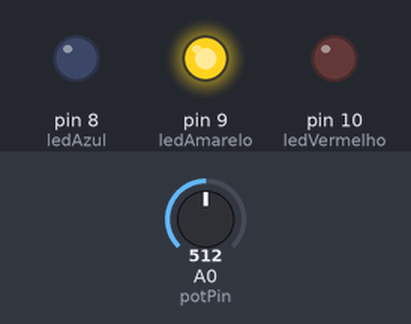
A sketch run on a simulated Arduino Uno, built with avr-gcc and run on an emulated ATmega328P. On the bench: output pins drawn as LEDs (lit = HIGH). The inputs (shaded band) are chosen by the test bench; at power-on: A0 (potPin) = 512.

Above: at 1.2 s.
1.3 s: A0 (potPin) set to 540
At 2.1 s:
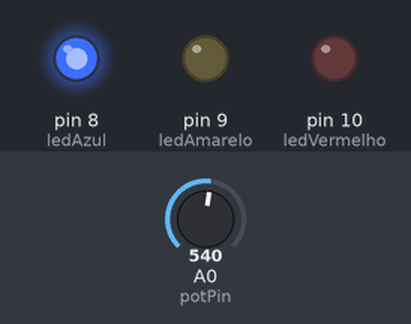
2.8 s: A0 (potPin) set to 122
At 3.2 s:
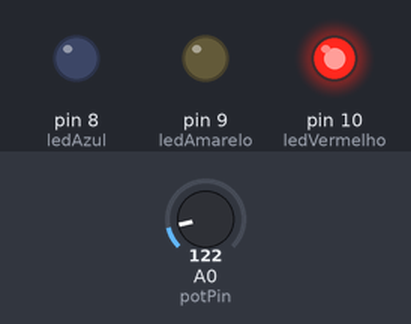
4.3 s: A0 (potPin) set to 199
5.8 s: A0 (potPin) set to 221
At 6.7 s:
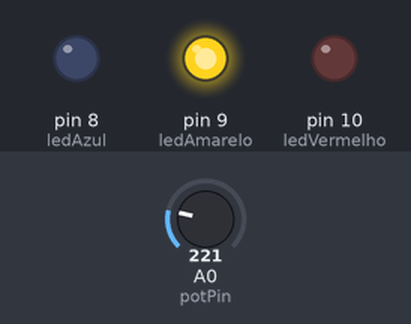
7.3 s: A0 (potPin) set to 40
At 7.8 s:
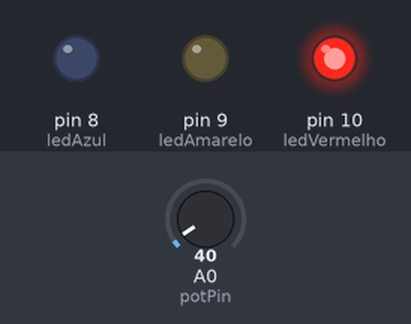
Timing chart, 0 to 9.8 s (numbered marks = the images above; inputs shaded):
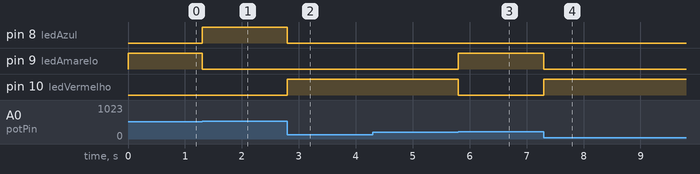

The sketch:

Level_Indicator.ino
```cpp
const int potPin = A0;
const int ledVermelho = 10;
const int ledAmarelo = 9;
const int ledAzul = 8;

void setup()
{
  Serial.begin(9600);
  pinMode(ledVermelho, OUTPUT);
  pinMode(ledAmarelo, OUTPUT);
  pinMode(ledAzul, OUTPUT);
}

void loop()
{
  int valorPot = analogRead(potPin);
  valorPot = map(valorPot, 0, 1023, 0, 100);

    if (valorPot <= 20)
    {
      digitalWrite(ledVermelho, HIGH);
    }
    else
    {
      digitalWrite(ledVermelho, LOW);
    }

    if (valorPot > 20 && valorPot <= 50)
    {
      digitalWrite(ledAmarelo, HIGH);
    }
    else
    {
      digitalWrite(ledAmarelo, LOW);
    }

    if (valorPot > 50)
    {
      digitalWrite(ledAzul, HIGH);
    }
    else
    {
      digitalWrite(ledAzul, LOW);
    }

}
```

Measured:
- the behaviour switches between 521 and 522 on A0 (potPin) (found by bisection; images 0 and 1)
- the behaviour switches between 214 and 215 on A0 (potPin) (found by bisection; images 2 and 3)
- after the input at 1.3 s, pin 8 (ledAzul): LOW → HIGH at once; pin 9 (ledAmarelo): HIGH → LOW at once
- after the input at 2.8 s, pin 8 (ledAzul): HIGH → LOW at once; pin 10 (ledVermelho): LOW → HIGH at once
- after the input at 4.3 s, every drawn part: stays the same
- after the input at 5.8 s, pin 9 (ledAmarelo): LOW → HIGH at once; pin 10 (ledVermelho): HIGH → LOW at once
- after the input at 7.3 s, pin 9 (ledAmarelo): HIGH → LOW at once; pin 10 (ledVermelho): LOW → HIGH at once
